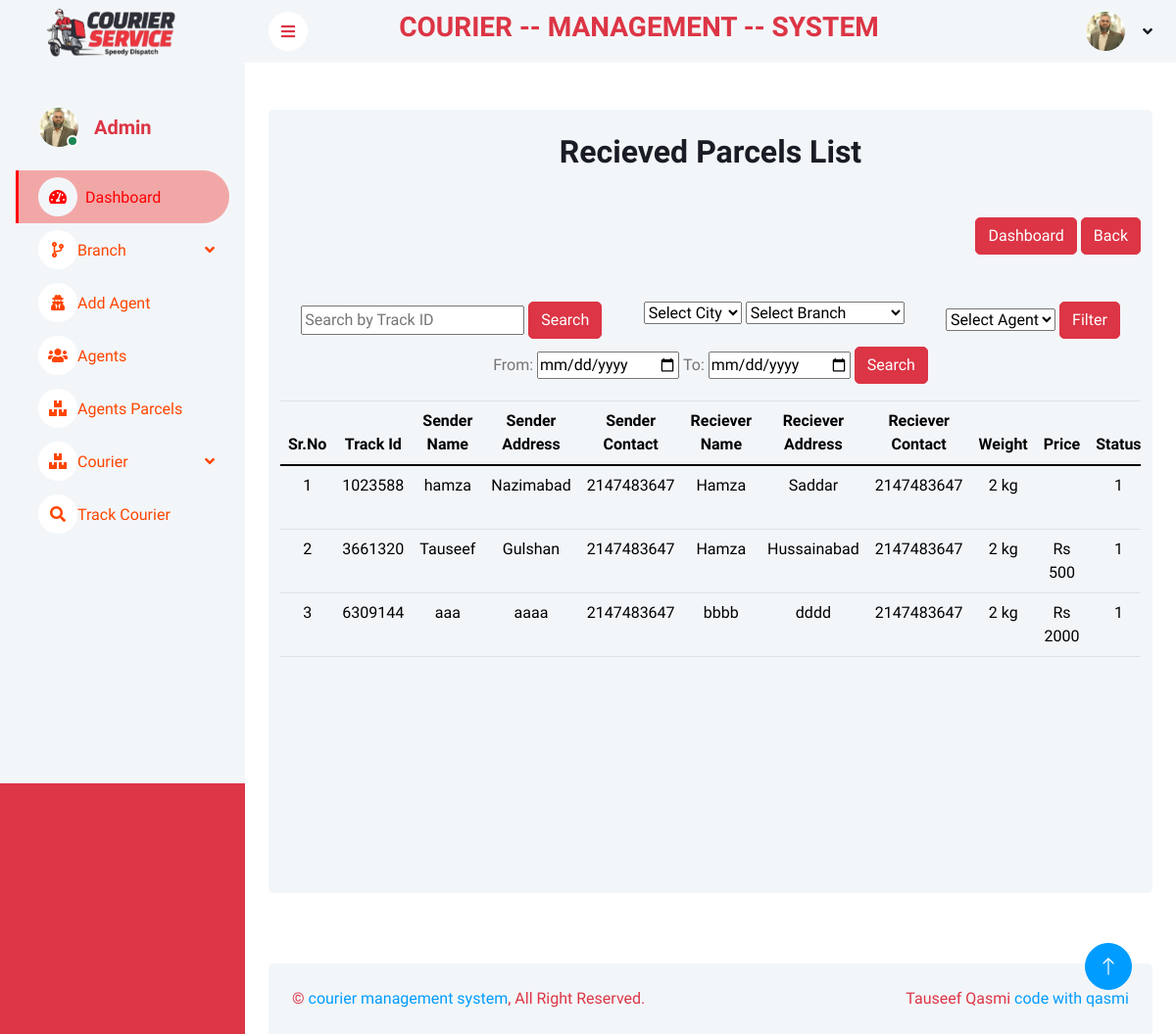
Page /recieved.php on the committed database.
### tables this page shows
CREATE TABLE `parcels` (
  `id` int(10) NOT NULL,
  `track_id` int(50) DEFAULT NULL,
  `sender_name` varchar(50) DEFAULT NULL,
  `sender_address` varchar(200) DEFAULT NULL,
  `sender_contact` int(20) DEFAULT NULL,
  `recipent_name` varchar(50) DEFAULT NULL,
  `recipent_address` varchar(200) DEFAULT NULL,
  `recipent_contact` int(20) DEFAULT NULL,
  `weight` varchar(10) DEFAULT NULL,
  `price` varchar(20) DEFAULT NULL,
  `status` int(20) NOT NULL,
  `agent_name` varchar(20) NOT NULL,
  `date` date DEFAULT NULL
);

### recieved.php (the view, shortened to what this page needs)
<?php
include("connection.php");
include("header.php");
$sql = "SELECT * FROM parcels WHERE status = '1'";
$stmt = $conn->prepare($sql);
$stmt->execute();
$result = $stmt->fetchAll(PDO::FETCH_ASSOC);
?>
<div class="container">
    <div class="row min-vh-100 bg-light rounded justify-content-center mx-0 m-5">
        <div class="col-md-12 text-center">
        <div>
                <h2 class="mb-5 mt-4">Recieved Parcels List</h2>
                <div class="mb-5 text-right">
                    <a href="dashboard.php"><button class="btn btn-danger">Dashboard</button></a>
                    <a href="recieved.php"><button class="btn btn-danger">Back</button></a>
                </div>
                <div class="d-flex justify-content-around flex-wrap">
                    <form action="<?php echo $_SERVER['PHP_SELF']; ?>" method="get">
                        <input type="text" name="search" placeholder="Search by Track ID">
                        <button class="btn btn-danger" type="submit">Search</button>
                    </form>
                    <form action="<?php echo $_SERVER['PHP_SELF']; ?>" method="get">
                        <select name="city" id="city" onchange="getAgents(this.value)">
                            <option value="">Select City</option>
                            <?php
                            $sql = "SELECT DISTINCT branch_city FROM users";
                            ?>
                        </select>
                        <select name="branch" id="branch">
                            <option value="">Select Branch</option>
                        </select>
                    </form>
                    <form action="<?php echo $_SERVER['PHP_SELF']; ?>" method="get">
                        <select name="agent_name" id="agent">
                            <option value="">Select Agent</option>
                        </select>
                        <button class="btn btn-danger" type="submit">Filter</button>
                    </form>
                </div>
                <div class="mt-2 mb-3 ">
                    <form action="<?php echo $_SERVER['PHP_SELF']; ?>" method="get">
                        <label for="from_date">From:</label>
                        <input type="date" id="from_date" name="from_date" />
                        <label for="to_date">To:</label>
                        <input type="date" id="to_date" name="to_date" />
                        <button class="btn btn-danger" type="submit">Search</button>
                    </form>
                </div>
                <div class="table-responsive">
                    <table class="table">
                        <thead>
                            <tr>
                                <th>Sr.No</th>
                                <th>Track Id</th>
                                <th>Sender Name</th>
                                <th>Sender Address</th>
                                <th>Sender Contact</th>
                                <th>Reciever Name</th>
                                <th>Reciever Address</th>
                                <th>Reciever Contact</th>
                                <th>Weight</th>
                                <th>Price</th>
                                <th>Status</th>
                            </tr>
                        </thead>
                        <tbody>
                            <?php
                            if (isset($_GET['search'])) {
                                $search = $_GET['search'];
                                $sql = "SELECT * FROM parcels WHERE track_id LIKE '%$search%' AND status = '1'";
                            } elseif (isset($_GET['city']) && isset($_GET['agent_name'])) {
                                $city = $_GET['city'];
                                $agent = $_GET['agent_name'];
                                $sql = "SELECT * FROM parcels
             WHERE sender_address LIKE '%$city%'
             AND agent_name = '$agent' AND status = '1'";
                            } elseif (isset($_GET['city'])) {
                                $city = $_GET['city'];
                                $sql = "SELECT * FROM parcels
             WHERE sender_address LIKE '%$city%' AND status = '1'";
                            } elseif (isset($_GET['agent_name'])) {
                                $agent = $_GET['agent_name'];
                                $sql = "SELECT * FROM parcels WHERE agent_name = '$agent' AND status = '1'";
                            } elseif (isset($_GET['from_date']) && isset($_GET['to_date'])) {
                                $from_date = $_GET['from_date'];
                                $to_date = $_GET['to_date'];
                                $sql = "SELECT * FROM parcels WHERE date BETWEEN '$from_date' AND '$to_date' AND status = '1'";
                            } else {
                                $sql = "SELECT * FROM parcels WHERE status = '1'";
                            }
                            $stmt = $conn->prepare($sql);
                            $stmt->execute();
                            $result = $stmt->fetchAll(PDO::FETCH_ASSOC);
                            if (count($result) == 0) {
                            ?>
                                <script>
                                    alert("No tracking ID or Parcel found!");
                                    window.location.href = "recieved.php";
                                </script>
                                <?php
                            } else {
                                $i = 1;
                                foreach ($result as $data) {
                                ?>
                                    <tr>
                                        <td><?php echo $i; ?></td>
                                        <td><?php echo $data['track_id']; ?></td>
                                        <td><?php echo $data['sender_name']; ?></td>
                                        <td><?php echo $data['sender_address']; ?></td>
                                        <td><?php echo $data['sender_contact']; ?></td>
                                        <td><?php echo $data['recipent_name']; ?></td>
                                        <td><?php echo $data['recipent_address']; ?></td>
                                        <td><?php echo $data['recipent_contact']; ?></td>
                                        <td><?php echo $data['weight']; ?></td>
                                        <td><?php echo $data['price']; ?></td>
                                        <td><?php echo $data['status']; ?></td>
                                    </tr>
                            <?php
                                    $i++;
                                }
                            }
                            ?>
                        </tbody>
                    </table>
                </div>
            </div>
        </div>
    </div>
</div>
<?php
include("footer.php");
?>

### css/style.css (style rules this page uses)
:root { --primary: red; --light: #F3F6F9; --dark: #191C24; }
.btn { transition: .5s; }

### header.php (style rules this page uses)
body { background-color: red; }

### rows in the picture
parcels: track "1023588", sender_name "hamza", sender_address "Nazimabad", sender_contact "2147483647", recipent_name "Hamza", recipent_address "Saddar", recipent_contact "2147483647", weight "2 kg", status "1"
parcels: track "3661320", sender_name "Tauseef", sender_address "Gulshan", sender_contact "2147483647", recipent_name "Hamza", recipent_address "Hussainabad", recipent_contact "2147483647", weight "2 kg", price "Rs 500", status "1"
parcels: track "6309144", sender_name "aaa", sender_address "aaaa", sender_contact "2147483647", recipent_name "bbbb", recipent_address "dddd", recipent_contact "2147483647", weight "2 kg", price "Rs 2000", status "1"
